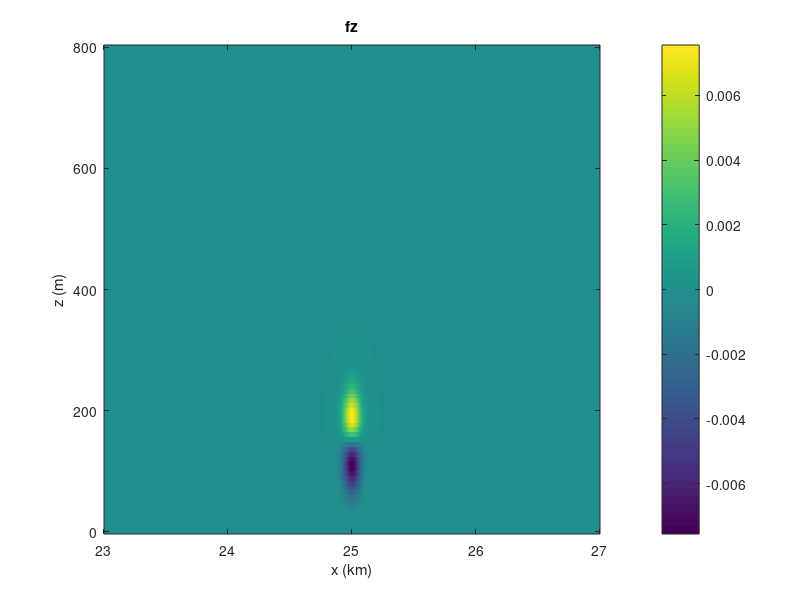
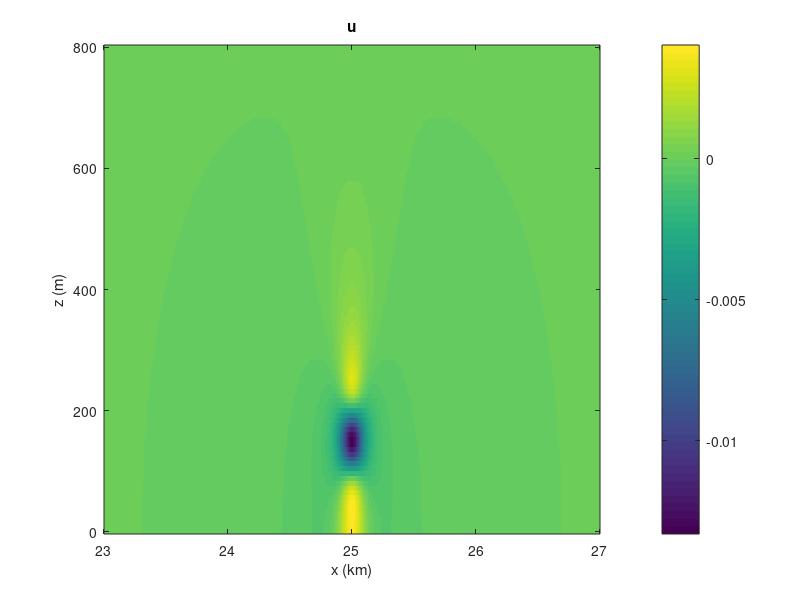
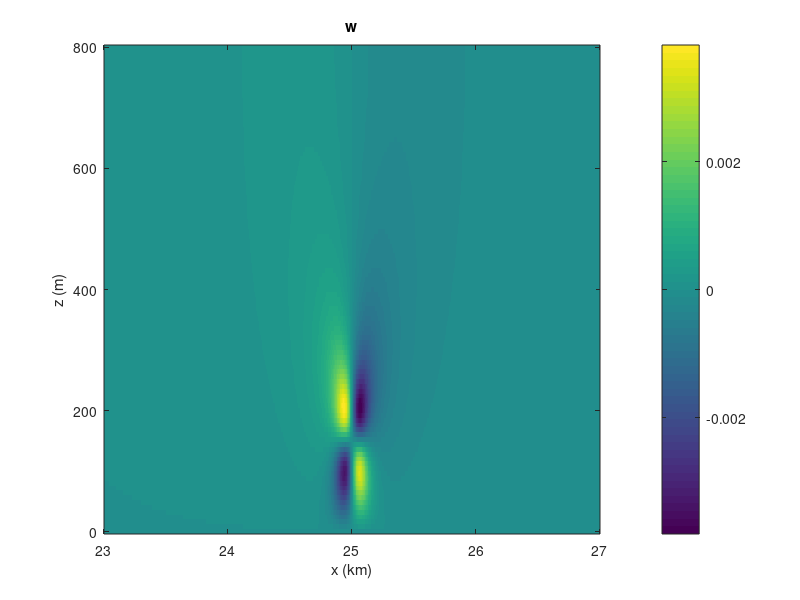

The MATLAB source for these figures, in order:
clear; clc;

%% Parameters
U0 = 20;
Lx = 100000;
H  = 800;
Nx = 16384;
Nz = 101;

x  = linspace(0, Lx, Nx);
z  = linspace(0, H,  Nz);
dz = z(2) - z(1);

%% Turbine forcing f_x(x,z)
A    = 0.5;
x0   = Lx/4;
z0   = 150;
sigx = 50;
sigz = 40;

[X,Z] = meshgrid(x, z);

fx = -A .* exp(-(X-x0).^2/(2*sigx^2)) .* ...
         exp(-(Z-z0).^2/(2*sigz^2));

fz = fx .* (-(Z - z0)/sigz^2);

%% FFT in x
fx_hat = fft(fx, [], 2);
fz_hat = fft(fz, [], 2);

% Wavenumbers corresponding to FFT ordering
kvec = (2*pi/Lx) * [0:(Nx/2-1), -Nx/2:-1];

w_hat = zeros(Nz, Nx);

%% Loop over Fourier modes
for ik = 1:Nx
    k = kvec(ik);
    
    rhs = -1i * k * fz_hat(:,ik);   % Nz x 1 (complex)

    % Build matrix L for this k
    L = zeros(Nz, Nz);

    % Bottom BC: w(0) = 0  -> w_1 = 0
    L(1,1) = 1;
    rhs(1) = 0;

    % Interior points j = 2..Nz-1
    for j = 2:Nz-1
        L(j,j-1) =  U0/dz^2;
        L(j,j)   = -2*U0/dz^2 - U0*k^2;
        L(j,j+1) =  U0/dz^2;
    end

    % Top BC: w_z(H) = 0 -> (w_N - w_{N-1})/dz = 0
    L(Nz, :)    = 0;
    L(Nz, Nz)   =  1;
    L(Nz, Nz-1) = -1;
    rhs(Nz)     = 0;

    % Solve linear system for this Fourier mode
    w_hat(:,ik) = L \ rhs;
end

% Inverse FFT in x to get w(x,z)
w = ifft(w_hat, [], 2);
w = real(w);

%% Calculate u(x,z)

%Compute dw / dz for each Fourier mode
Wz = zeros(Nz, Nx);

for ik = 1:Nx
    wmode = w(:,ik);
    dwdz  = zeros(Nz,1);

    % interior points: central difference
    dwdz(2:Nz-1) = ( wmode(3:Nz) - wmode(1:Nz-2) ) / (2*dz);

    % bottom: forward difference
    dwdz(1) = (wmode(2) - wmode(1)) / dz;

    % top: Neumann BC w_z(H)=0
    dwdz(Nz) = 0;

    Wz(:,ik) = dwdz;
end

% Compute u(x,z)

dx = x(2) - x(1);
u  = zeros(Nz, Nx);

for j = 1:Nz
    u(j,:) = -cumtrapz(x, Wz(j,:));
end

%% Plot u(x,z) and w(x,z)

% Heatmap of fz
figure;
imagesc(x/1000, z, fz);
set(gca,'YDir','normal');
xlim([23,27]);
xlabel('x (km)');
ylabel('z (m)');
title("fz");
colorbar;


% Heatmap of u
figure;
imagesc(x/1000, z, u);
set(gca,'YDir','normal');
xlim([23,27]);
xlabel('x (km)');
ylabel('z (m)');
title("u")
colorbar;

% Heatmap of w
figure;
imagesc(x/1000, z, w);
set(gca,'YDir','normal');
xlim([23,27]);
xlabel('x (km)');
ylabel('z (m)');
title("w")
colorbar;
